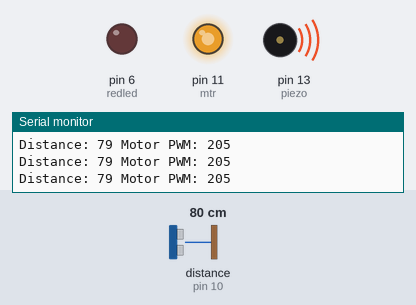
Bench run of a sketch on a simulated Arduino Uno, built with avr-gcc and run on an emulated ATmega328P. On the bench: output pins drawn as LEDs (lit = HIGH), buzzer (waves = sounding), the last lines printed to the serial monitor. Wiring (inferred from the names in the program): ultrasonic range finder: trigger pin 9; echo pin 10. The test bench sets the inputs (shaded band); at power-on: distance to the obstacle (sensor on pin 10) 80 cm. The echo pulse lasts 58.3 µs per cm; pins used as bus, display or sensor lines are not drawn.

Above: at 1.2 s.
1.3 s: distance to the obstacle (sensor on pin 10) set to 120 cm
At 2.5 s:
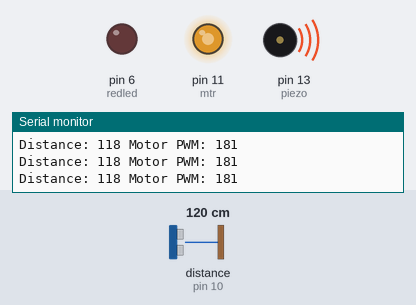
2.8 s: distance to the obstacle (sensor on pin 10) set to 299 cm
At 3.7 s:
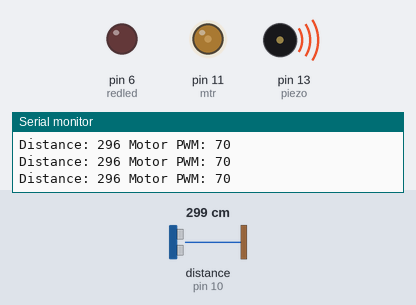
4.3 s: distance to the obstacle (sensor on pin 10) set to 2 cm
At 4.9 s:
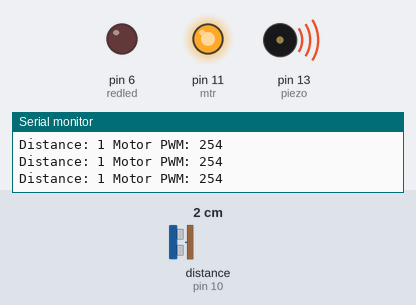
Timing chart, 0 to 7.3 s (numbered marks = the images above; inputs shaded):
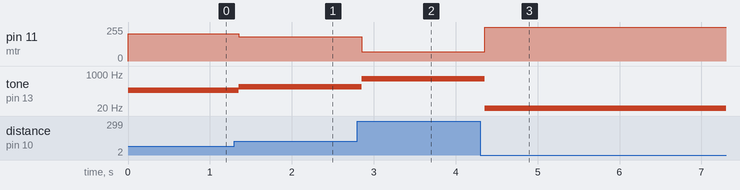

The sketch:

Ultrasonic_Test.ino
```cpp
const int trigPin = 9;
const int echoPin = 10;
const int redled = 6;
int mtr = 11;
const int piezo = 13;
int mtrpwm;
// defines variables
long duration;
int distance;
void setup() {
pinMode(trigPin, OUTPUT); // Sets the trigPin as an Output
pinMode(echoPin, INPUT); // Sets the echoPin as an Input
pinMode(redled, OUTPUT);
pinMode(mtr, OUTPUT);
pinMode(piezo, OUTPUT);
Serial.begin(9600); // Starts the serial communication
}
void loop() {
// Clears the trigPin
digitalWrite(trigPin, LOW);
delayMicroseconds(2);
// Sets the trigPin on HIGH state for 10 micro seconds
digitalWrite(trigPin, HIGH);
delayMicroseconds(10);
digitalWrite(trigPin, LOW);
// Reads the echoPin, returns the sound wave travel time in microseconds
duration = pulseIn(echoPin, HIGH);
// Calculating the distance
distance= duration*0.034/2;
// Prints the distance on the Serial Monitor
Serial.print("Distance: ");
Serial.print(distance);
Serial.print(" Motor PWM: ");

Serial.println(mtrpwm);
mtrpwm = (255 - distance/1.6);
analogWrite(mtr, mtrpwm);

tone(piezo, distance * 2);

  if (piezo == HIGH) {
    digitalWrite(redled, HIGH);
}
  else
    digitalWrite(redled, LOW);

}
```

Measured:
- after the input at 1.3 s, pin 11 (mtr): 205/255 → 181/255 after 0.05 s; tone on pin 13 (piezo): 158 Hz → 236 Hz after 0.05 s
- after the input at 2.8 s, pin 11 (mtr): 181/255 → 70/255 after 0.05 s; tone on pin 13 (piezo): 236 Hz → 592 Hz after 0.05 s
- after the input at 4.3 s, pin 11 (mtr): 70/255 → 254/255 after 0.06 s; tone on pin 13 (piezo): 592 Hz → 4 Hz after 0.06 s, → 2 Hz 0.03 s later
- by itself, tone on pin 13 (piezo): alternates 158 Hz for 0.03 s and 156 Hz for 0.03 s, 4 changes in all, then stays 158 Hz
